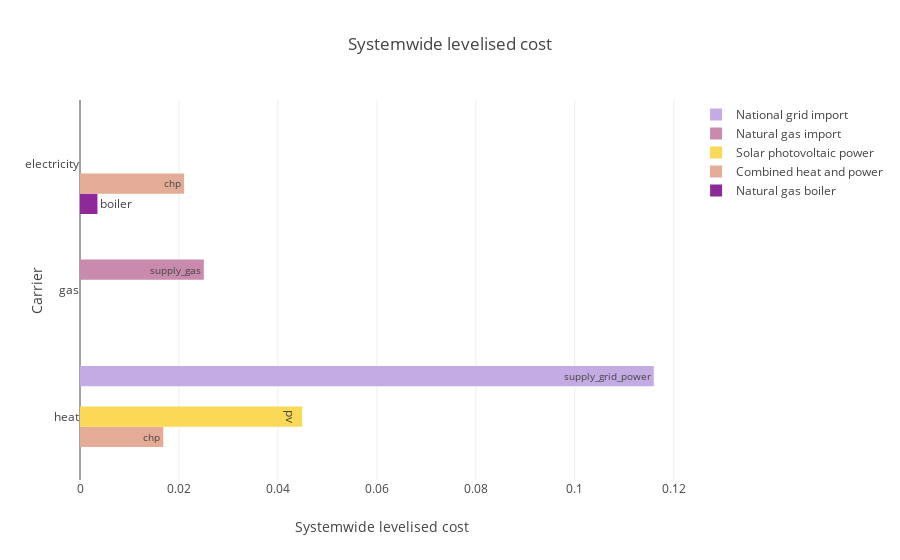

The cell this chart's notebook holds for it:
### Code cell
# We could plot this using lcoes.iplot(kind='bar', title='Systemwide levelised costs')
# Or we can just plot it directly using calliope analysis functionality
model.plot.capacity(array='systemwide_levelised_cost')

### Figure 1 — Plotly figure (JSON) as saved in the notebook; plotly's stock layout.template omitted (floating-point values rounded to 4 significant figures)
{"data": [{"hoverinfo": "x+name", "legendgroup": "boiler", "marker": {"color": "#8E2999"}, "name": "Natural gas boiler", "orientation": "h", "text": "boiler", "type": "bar", "visible": true, "x": [null, null, 0.003525], "y": ["heat", "gas", "electricity"]}, {"hoverinfo": "x+name", "legendgroup": "chp", "marker": {"color": "#E4AB97"}, "name": "Combined heat and power", "orientation": "h", "text": "chp", "type": "bar", "visible": true, "x": [0.01682, null, 0.02103], "y": ["heat", "gas", "electricity"]}, {"hoverinfo": "x+name", "legendgroup": "pv", "marker": {"color": "#F9D956"}, "name": "Solar photovoltaic power", "orientation": "h", "text": "pv", "type": "bar", "visible": true, "x": [0.0449, null, null], "y": ["heat", "gas", "electricity"]}, {"hoverinfo": "x+name", "legendgroup": "supply_gas", "marker": {"color": "#C98AAD"}, "name": "Natural gas import", "orientation": "h", "text": "supply_gas", "type": "bar", "visible": true, "x": [null, 0.02502, null], "y": ["heat", "gas", "electricity"]}, {"hoverinfo": "x+name", "legendgroup": "supply_grid_power", "marker": {"color": "#C5ABE3"}, "name": "National grid import", "orientation": "h", "text": "supply_grid_power", "type": "bar", "visible": true, "x": [0.116, null, null], "y": ["heat", "gas", "electricity"]}], "layout": {"autosize": true, "barmode": "group", "hovermode": "closest", "legend": {"traceorder": "reversed"}, "title": "Systemwide levelised cost", "xaxis": {"title": "Systemwide levelised cost"}, "yaxis": {"title": "Carrier"}}}
